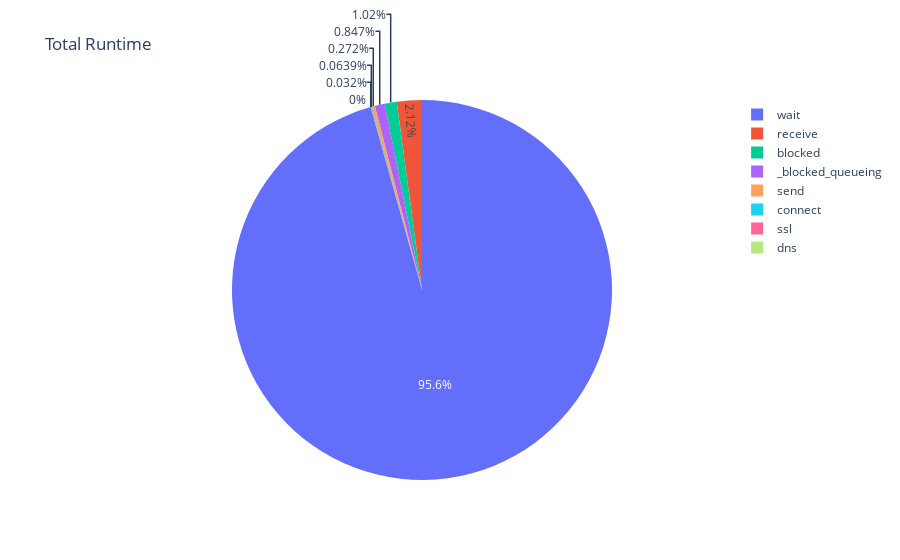

Write notebook code for a chart like this one.
### Code cell
fig = px.pie(df, values=values_total_runtime, names=df.index, title='Total Runtime')
fig.show()

### Figure 1 — Plotly figure (JSON) as saved in the notebook; plotly's stock layout.template omitted (floating-point values rounded to 4 significant figures)
{"data": [{"domain": {"x": [0, 1], "y": [0, 1]}, "hovertemplate": "index=%{label}<br>value=%{value}<extra></extra>", "labels": ["blocked", "_blocked_queueing", "dns", "connect", "send", "wait", "receive", "ssl"], "legendgroup": "", "name": "", "showlegend": true, "type": "pie", "values": ["0.64", "0.53", "0.00", "0.04", "0.17", "59.86", "1.33", "0.02"]}], "layout": {"legend": {"tracegroupgap": 0}, "title": {"text": "Total Runtime"}}}
